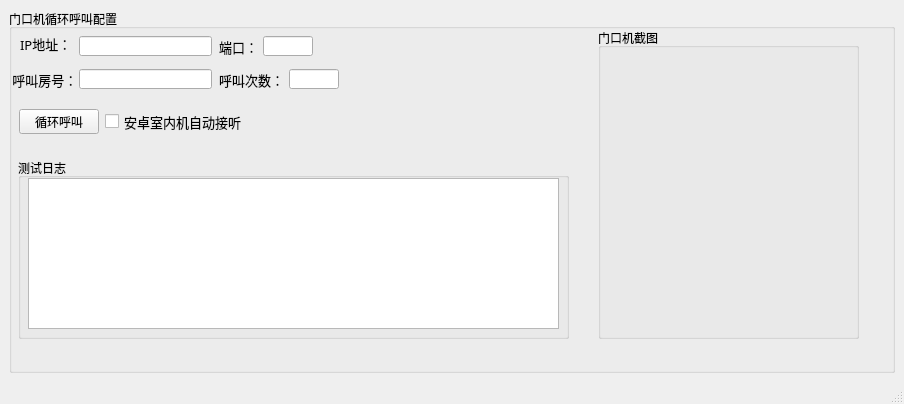
<?xml version="1.0" encoding="UTF-8"?>
<ui version="4.0">
 <class>MainWindow</class>
 <widget class="QMainWindow" name="MainWindow">
  <property name="geometry">
   <rect>
    <x>0</x>
    <y>0</y>
    <width>904</width>
    <height>404</height>
   </rect>
  </property>
  <property name="windowTitle">
   <string>Test Tool</string>
  </property>
  <widget class="QWidget" name="centralwidget">
   <layout class="QHBoxLayout" name="horizontalLayout">
    <item>
     <widget class="QGroupBox" name="groupBox">
      <property name="title">
       <string>门口机循环呼叫配置</string>
      </property>
      <widget class="QLabel" name="label">
       <property name="geometry">
        <rect>
         <x>11</x>
         <y>27</y>
         <width>53</width>
         <height>16</height>
        </rect>
       </property>
       <property name="font">
        <font>
         <family>宋体</family>
         <pointsize>10</pointsize>
        </font>
       </property>
       <property name="text">
        <string>IP地址：</string>
       </property>
      </widget>
      <widget class="QLineEdit" name="ip_address_input">
       <property name="geometry">
        <rect>
         <x>70</x>
         <y>27</y>
         <width>133</width>
         <height>20</height>
        </rect>
       </property>
      </widget>
      <widget class="QLabel" name="label_2">
       <property name="geometry">
        <rect>
         <x>210</x>
         <y>30</y>
         <width>39</width>
         <height>16</height>
        </rect>
       </property>
       <property name="font">
        <font>
         <family>宋体</family>
         <pointsize>10</pointsize>
        </font>
       </property>
       <property name="text">
        <string>端口：</string>
       </property>
      </widget>
      <widget class="QLineEdit" name="port_input">
       <property name="geometry">
        <rect>
         <x>254</x>
         <y>27</y>
         <width>50</width>
         <height>20</height>
        </rect>
       </property>
       <property name="inputMethodHints">
        <set>Qt::ImhHiddenText</set>
       </property>
      </widget>
      <widget class="QLineEdit" name="room_no_input">
       <property name="geometry">
        <rect>
         <x>70</x>
         <y>60</y>
         <width>133</width>
         <height>20</height>
        </rect>
       </property>
      </widget>
      <widget class="QLabel" name="label_3">
       <property name="geometry">
        <rect>
         <x>0</x>
         <y>60</y>
         <width>71</width>
         <height>21</height>
        </rect>
       </property>
       <property name="font">
        <font>
         <family>宋体</family>
         <pointsize>10</pointsize>
        </font>
       </property>
       <property name="text">
        <string> 呼叫房号：</string>
       </property>
      </widget>
      <widget class="QLineEdit" name="times_input">
       <property name="geometry">
        <rect>
         <x>280</x>
         <y>60</y>
         <width>50</width>
         <height>20</height>
        </rect>
       </property>
       <property name="inputMethodHints">
        <set>Qt::ImhHiddenText</set>
       </property>
      </widget>
      <widget class="QLabel" name="label_4">
       <property name="geometry">
        <rect>
         <x>210</x>
         <y>60</y>
         <width>61</width>
         <height>21</height>
        </rect>
       </property>
       <property name="font">
        <font>
         <family>宋体</family>
         <pointsize>10</pointsize>
        </font>
       </property>
       <property name="text">
        <string>呼叫次数：</string>
       </property>
      </widget>
      <widget class="QGroupBox" name="groupBox_2">
       <property name="geometry">
        <rect>
         <x>9</x>
         <y>149</y>
         <width>551</width>
         <height>181</height>
        </rect>
       </property>
       <property name="title">
        <string>测试日志</string>
       </property>
       <widget class="QTextBrowser" name="textBrowser">
        <property name="geometry">
         <rect>
          <x>10</x>
          <y>20</y>
          <width>531</width>
          <height>151</height>
         </rect>
        </property>
       </widget>
      </widget>
      <widget class="QGroupBox" name="groupBox_3">
       <property name="geometry">
        <rect>
         <x>589</x>
         <y>19</y>
         <width>261</width>
         <height>311</height>
        </rect>
       </property>
       <property name="title">
        <string>门口机截图</string>
       </property>
      </widget>
      <widget class="QWidget" name="layoutWidget">
       <property name="geometry">
        <rect>
         <x>10</x>
         <y>100</y>
         <width>223</width>
         <height>25</height>
        </rect>
       </property>
       <layout class="QHBoxLayout" name="horizontalLayout_2">
        <item>
         <widget class="QPushButton" name="call_button">
          <property name="text">
           <string>循环呼叫</string>
          </property>
         </widget>
        </item>
        <item>
         <widget class="QCheckBox" name="checkBox">
          <property name="font">
           <font>
            <family>宋体</family>
            <pointsize>10</pointsize>
           </font>
          </property>
          <property name="text">
           <string>安卓室内机自动接听</string>
          </property>
         </widget>
        </item>
       </layout>
      </widget>
     </widget>
    </item>
   </layout>
  </widget>
  <widget class="QMenuBar" name="menubar">
   <property name="geometry">
    <rect>
     <x>0</x>
     <y>0</y>
     <width>904</width>
     <height>23</height>
    </rect>
   </property>
  </widget>
  <widget class="QStatusBar" name="statusbar"/>
 </widget>
 <resources/>
 <connections/>
</ui>
